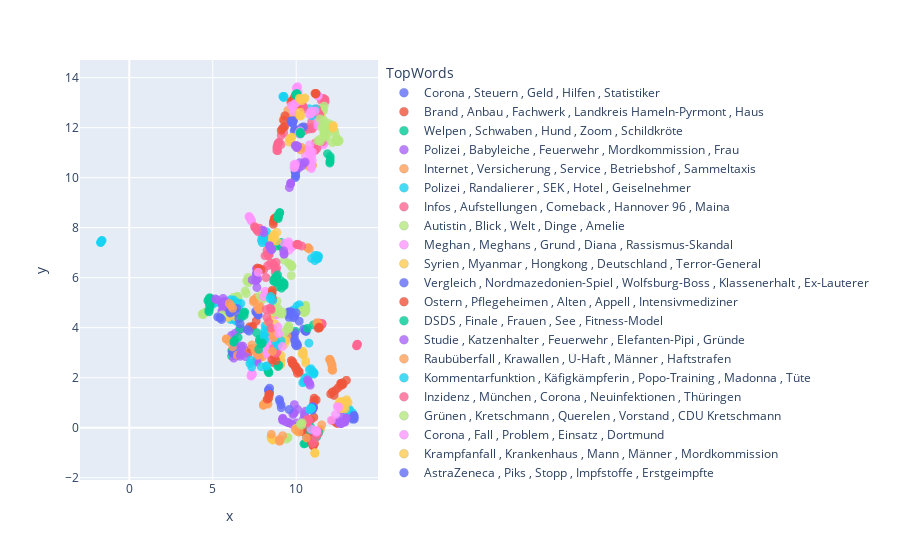

Here is the notebook cell this chart was saved with:
### Code cell
results.topic_number=results.topic_number.apply(str)
RESULTS = results[results.topic_number != "-1"].copy()
RESULTS.TopWords = RESULTS.TopWords.apply(lambda x:  ",".join(x.split("|")[:5]))
fig = px.scatter(RESULTS, x="x", y="y", hover_name="seo_title", hover_data=["created_at","topic_number","TopWords"], color="TopWords",opacity=0.8)

fig.update_traces(marker=dict(size=9, line=dict(width=0.15,color='DarkSlateGrey')), selector=dict(mode='markers'))
fig["layout"].pop("updatemenus")

fig.update_layout(height=1200)
fig.write_html("./techday1.html")
fig.show()
